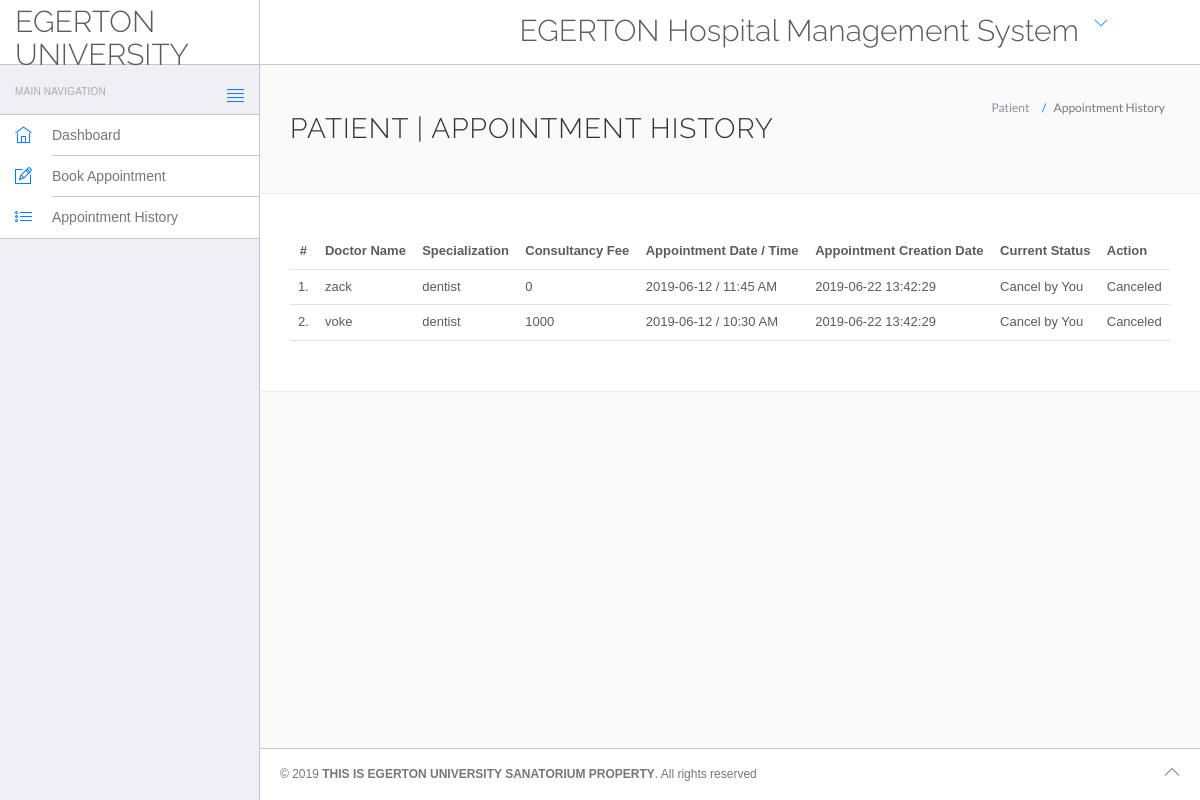
Screenshot of /appointments.php with the database file from the repository.
### tables this page shows
CREATE TABLE `appointment` (
  `id` int(11) NOT NULL,
  `doctorspecialization` varchar(200) NOT NULL,
  `doctorname` varchar(100) NOT NULL,
  `patient_name` varchar(100) NOT NULL,
  `consultancyfee` int(11) NOT NULL,
  `appointmentdate` varchar(200) NOT NULL,
  `appointmenttime` varchar(200) NOT NULL,
  `postingdate` timestamp NOT NULL DEFAULT CURRENT_TIMESTAMP ON UPDATE CURRENT_TIMESTAMP,
  `patientstatus` int(11) NOT NULL,
  `doctorstatus` int(11) NOT NULL,
  `updationdate` varchar(200) NOT NULL
);

CREATE TABLE `doctor` (
  `id` int(11) NOT NULL,
  `specialization` varchar(200) NOT NULL,
  `doctorname` varchar(200) NOT NULL,
  `address` text NOT NULL,
  `docfee` varchar(200) NOT NULL,
  `contactno` int(11) NOT NULL,
  `email` varchar(200) NOT NULL,
  `password` varchar(200) NOT NULL
);

### appointments.php (the view, shortened to what this page needs)
<?php
$db = Db::getInstance();
$res = $db->getPDO();
?>
<!DOCTYPE html>
<html lang="en">
	<head>
		<link rel="stylesheet" href="vendor/bootstrap/css/bootstrap.min.css">
		<link rel="stylesheet" href="vendor/fontawesome/css/font-awesome.min.css">
		<link rel="stylesheet" href="vendor/themify-icons/themify-icons.min.css">
		<link href="vendor/animate.css/animate.min.css" rel="stylesheet" media="screen">
		<link href="vendor/perfect-scrollbar/perfect-scrollbar.min.css" rel="stylesheet" media="screen">
		<link href="vendor/switchery/switchery.min.css" rel="stylesheet" media="screen">
		<link href="vendor/bootstrap-touchspin/jquery.bootstrap-touchspin.min.css" rel="stylesheet" media="screen">
		<link href="vendor/select2/select2.min.css" rel="stylesheet" media="screen">
		<link href="vendor/bootstrap-datepicker/bootstrap-datepicker3.standalone.min.css" rel="stylesheet" media="screen">
		<link href="vendor/bootstrap-timepicker/bootstrap-timepicker.min.css" rel="stylesheet" media="screen">
		<link rel="stylesheet" href="assets/css/styles.css">
		<link rel="stylesheet" href="assets/css/plugins.css">
		<link rel="stylesheet" href="assets/css/themes/theme-1.css" id="skin_color" />
	</head>
	<body>
		<div id="app">
			<?php include('include/sidebar.php');?>
			<div class="app-content">
						<?php include('include/header.php');?>
				<div class="main-content" >
					<div class="wrap-content container" id="container">
						<section id="page-title">
							<div class="row">
								<div class="col-sm-8">
									<h1 class="mainTitle">Patient | Appointment History</h1>
																	</div>
								<ol class="breadcrumb">
									<li>
										<span>Patient </span>
									</li>
									<li class="active">
										<span>Appointment History</span>
									</li>
								</ol>
							</div>
						</section>
						<div class="container-fluid container-fullw bg-white">
									<div class="row">
								<div class="col-md-12">
									<table class="table table-hover" id="sample-table-1">
										<thead>
											<tr>
												<th class="center">#</th>
												<th class="hidden-xs">Doctor Name</th>
												<th>Specialization</th>
												<th>Consultancy Fee</th>
												<th>Appointment Date / Time </th>
												<th>Appointment Creation Date  </th>
												<th>Current Status</th>
												<th>Action</th>
											</tr>
										</thead>
										<tbody>
<?php
$sql=$res->prepare("select doctor.doctorname as docname,appointment.*  from appointment join doctor on doctor.doctorname= appointment.doctorname where appointment.patient_name= '".$_SESSION['username']."'");
$sql->execute([$_SESSION['username']]);
$cnt=1;
while($row=$sql->fetch(PDO::FETCH_ASSOC))
{
?>
											<tr>
												<td class="center"><?php echo $cnt;?>.</td>
												<td class="hidden-xs"><?php echo $row['docname'];?></td>
												<td><?php echo $row['doctorspecialization'];?></td>
												<td><?php echo $row['consultancyfee'];?></td>
												<td><?php echo $row['appointmentdate'];?> / <?php echo
												 $row['appointmenttime'];?>
												</td>
												<td><?php echo $row['postingdate'];?></td>
												<td>
<?php if(($row['patientstatus']==1) && ($row['doctorstatus']==1))
if(($row['patientstatus']==0) && ($row['doctorstatus']==1))
{
	echo "Cancel by You";
}
												?></td>
												<td >
												<div class="visible-md visible-lg hidden-sm hidden-xs">
							<?php if(($row['patientstatus']==1) && ($row['doctorstatus']==1))
{ ?>
	<a href="appointments.php?id=<?php echo $row['id']?>&date=<?php echo $row['appointmentdate']?>&time=<?php echo $row['appointmenttime']?>&cancel=update" onClick="return confirm('Are you sure you want to cancel this appointment ?')"class="btn btn-transparent btn-xs tooltips" title="Cancel Appointment" tooltip-placement="top" tooltip="Remove">Cancel</a>
	<?php } else {
		echo "Canceled";
		} ?>
												</div>
												</td>
											</tr>
											<?php
$cnt=$cnt+1;
											 }?>
										</tbody>
									</table>
								</div>
							</div>
								</div>
					</div>
				</div>
			</div>
			<?php include('include/footer.php');?>
		</div>
	</body>
</html>

### assets/css/themes/theme-1.css (style rules this page uses)
body { background: #FAFAFA; }

### rows the page displays
appointment: doctor.doctorname "zack", doctorspecialization "dentist", consultancyfee "0", appointmentdate "2019-06-12", appointmenttime "11:45 AM", postingdate "2019-06-22 13:42:29", patientstatus "Cancel by You"
appointment: doctor.doctorname "voke", doctorspecialization "dentist", consultancyfee "1000", appointmentdate "2019-06-12", appointmenttime "10:30 AM", postingdate "2019-06-22 13:42:29", patientstatus "Cancel by You"
